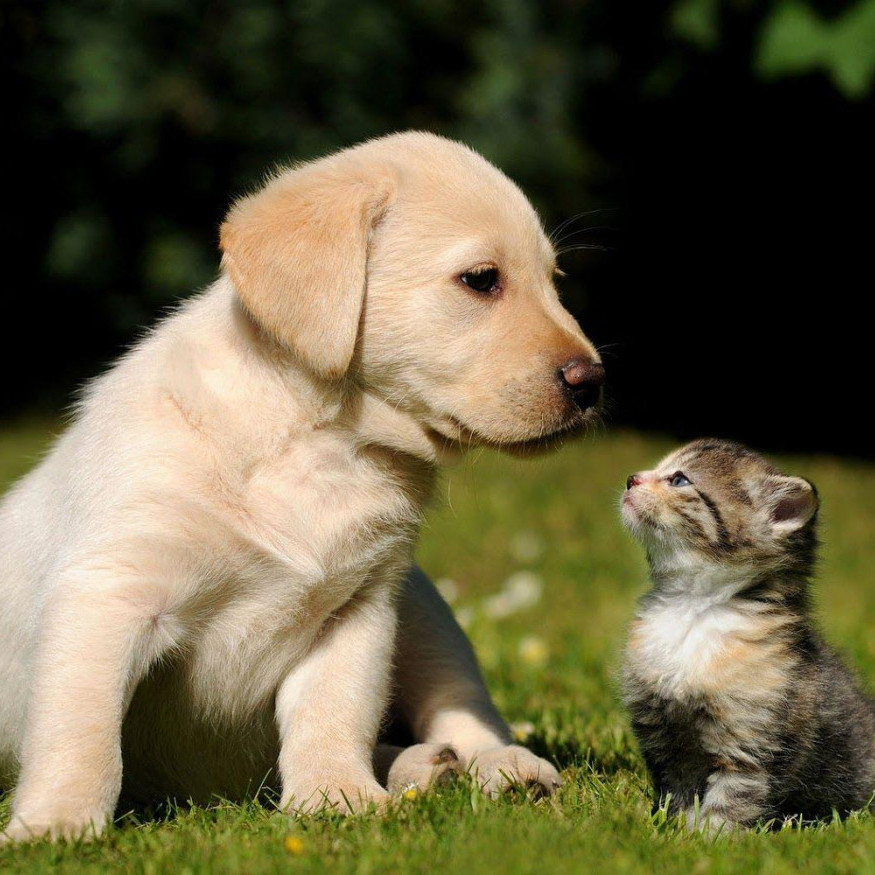
#> input picture AI/dataset/cat&dog.jpg, 875 x 875 px
$ jupyter execute 03_Image_Data.ipynb   (shell and % lines are left out)
#> lines starting #> are read from the running program, lines starting #| are printed output that depends on the picture
<a href="https://colab.research.google.com/github/younghun-cha/Healthcare-Big-Data-Engineer/blob/main/AI/01-Data_Structure/03_Image_Data.ipynb" target="_parent"></a>

# 데이터 구조의 이해 - (3) 이미지

## 1-이미지 로드

[cell 1]
# openCV4 설치

[cell 2]
# 라이브러리를 임포트
import cv2
import numpy as np
from matplotlib import pyplot as plt

[cell 3]
# 흑백 이미지로 로드
image = cv2.imread("../dataset/cat&dog.jpg", cv2.IMREAD_GRAYSCALE)
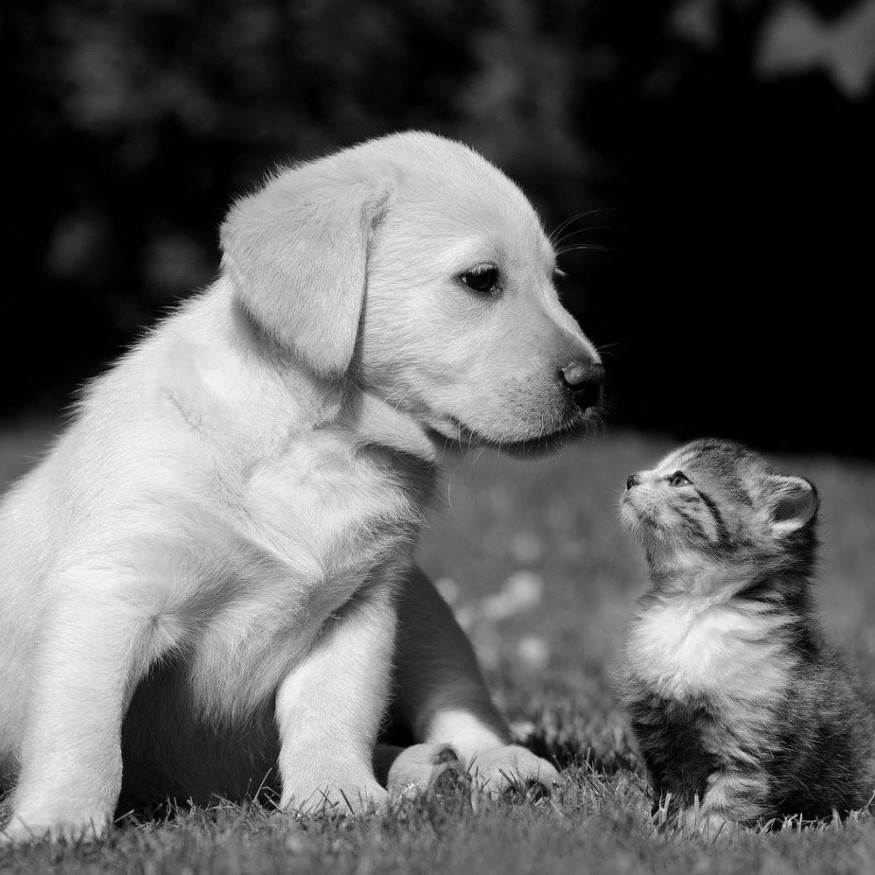
#> image: shape (875, 875); min 0, max 252, mean 94.9

[cell 4]
# 이미지를 출력
plt.imshow(image, cmap="gray"), plt.axis("off")
plt.show()

[cell 5]
# 데이터 타입을 확인
type(image)

[cell 6]
# 이미지 데이터를 확인
image

[cell 7]
# 차원을 확인
image.shape
#> Out = (875, 875)

[cell 8]
# 컬러로 이미지를 로드
image_bgr = cv2.imread("../dataset/cat&dog.jpg", cv2.IMREAD_COLOR)
#> image_bgr is the input picture: shape (875, 875, 3); mean B, G, R 67.2, 96, 103.3

[cell 9]
image_bgr

[cell 10]
image_bgr.shape
#> Out = (875, 875, 3)

[cell 11]
# RGB로 변환
image_rgb = cv2.cvtColor(image_bgr, cv2.COLOR_BGR2RGB)

[cell 12]
image_rgb

[cell 13]
image_rgb.shape
#> Out = (875, 875, 3)

[cell 14]
# RGB 채널 값을 확인
image_rgb[0, 0, ]
#> Out = [6, 7, 2]

[cell 15]
# 이미지를 출력
plt.imshow(image_rgb), plt.axis("off")
plt.show()

## 2-이미지 크기 변경하기

[cell 16]
# 흑백 이미지로 로드
image = cv2.imread("../dataset/cat&dog.jpg", cv2.IMREAD_GRAYSCALE)

# 이미지 크기를 50x50 픽셀로 변경
image_50x50 = cv2.resize(image, (50, 50))
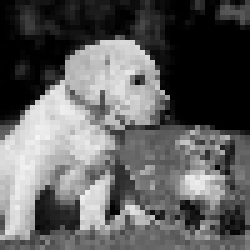
#> image_50x50: shape (50, 50) (shown 5 times larger); min 0, max 245, mean 94.8

# 이미지를 출력
plt.imshow(image_50x50, cmap="gray"), plt.axis("off")
plt.show()

## 3-머신러닝 특성 만들기

[cell 17]
# 흑백 이미지로 로드
image = cv2.imread("../dataset/cat&dog.jpg", cv2.IMREAD_GRAYSCALE)

# 이미지를 10x10 픽셀 크기로 변환
image_10x10 = cv2.resize(image, (10, 10))

# 이미지 데이터를 1차원 벡터로 변환
image_10x10.flatten()
#> Out = 100 values, max 245 at index 51, min 0 at index 8, mean 94.66

[cell 18]
plt.imshow(image_10x10, cmap="gray"), plt.axis("off")
plt.show()
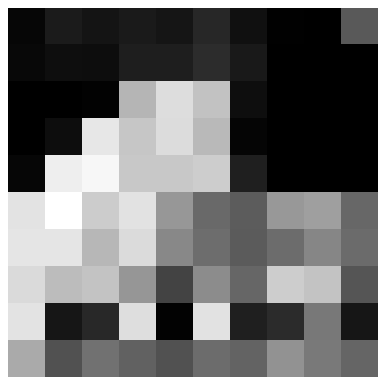
#> figure drawn by matplotlib, 1 panel

[cell 19]
image_10x10.shape
#> Out = (10, 10)

[cell 20]
image_10x10.flatten().shape
#> Out = (100,)

[cell 21]
# 컬러 이미지로 로드
image_color = cv2.imread("../dataset/cat&dog.jpg", cv2.IMREAD_COLOR)

# 이미지를 10 × 10 픽셀 크기로 변환
image_color_10x10 = cv2.resize(image_color, (10, 10))

# 이미지 데이터를 1차원 벡터로 변환하고 차원을 출력
image_color_10x10.flatten().shape
#> Out = (300,)
